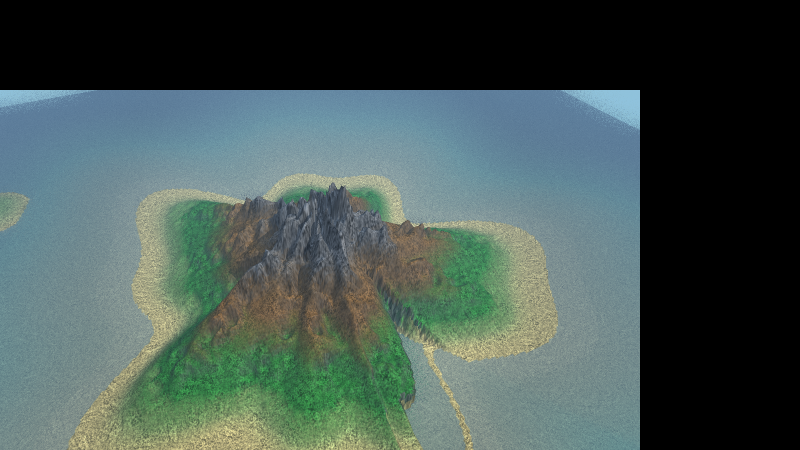
#> input picture tmp/w3b-evidence/w3b_atmosphere.png, 1600 x 900 px (shown at 1/2 size); the run also reads 2 pictures not shown here
$ python diff_regions.py
#> lines starting #> are read from the running program, lines starting #| are printed output that depends on the picture; after the words box and inside, x2 and y2 are one past the last pixel; in counts of white or black regions, pixels touching at a corner belong together
from PIL import Image
import numpy as np

def load(p):
#> called with p = 'w3b_atmosphere.png'
    return np.asarray(Image.open(p).convert('RGB')).astype(np.int16)

# ATMOSPHERE region analysis
A=load("w3b_atmosphere.png"); B=load("w4c_atmosphere.png")
d=np.abs(A-B).sum(axis=2)
# content area y ~180..899, x 0..1279
# island center approx x 300..1000, y 300..820 (from images)
isl_sl=slice(300,820); isl_sr=slice(300,1000)
isl=d[isl_sl,isl_sr]
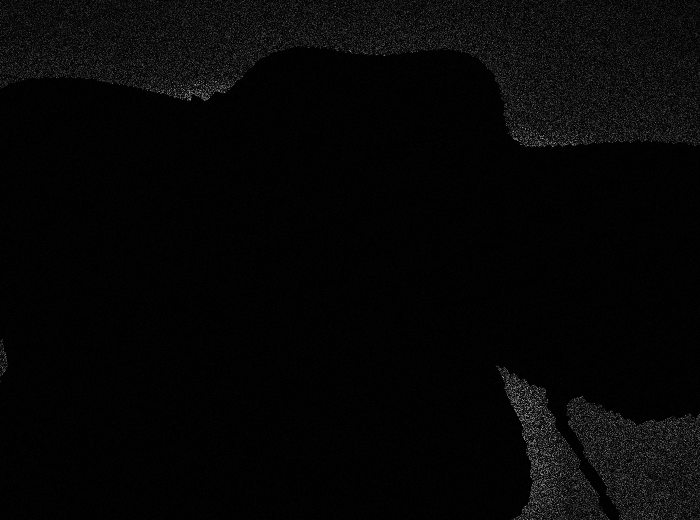
#> isl: shape (520, 700) int64; min 0, max 181, mean 6.1
# water band left x 0..250
wtr=d[180:899,0:250]
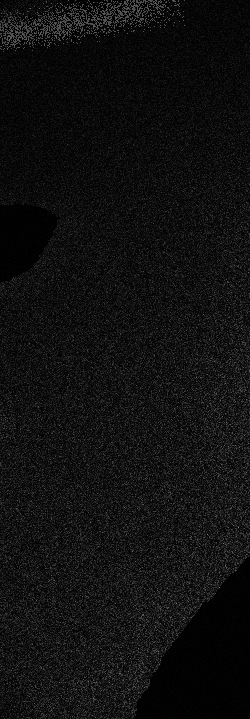
#> wtr: shape (719, 250) int64; min 0, max 126, mean 16.4
print("ATMO island-region: px=%d, >30 count=%d (%.4f%%), max=%d, mean=%.3f"%(
    isl.size,(isl>30).sum(),100*(isl>30).mean(),isl.max(),isl.mean()))
#| ATMO island-region: px=364000, >30 count=20200 (5.5495%), max=181, mean=6.142
print("ATMO water-left   : px=%d, >30 count=%d (%.4f%%), max=%d, mean=%.3f"%(
    wtr.size,(wtr>30).sum(),100*(wtr>30).mean(),wtr.max(),wtr.mean()))
#| ATMO water-left   : px=179750, >30 count=28413 (15.8070%), max=126, mean=16.421
# Identify if any big diff overlaps island silhouette: make mask of B being green/brown(terrain)
# instead check structural: are there any CONTIGUOUS blobs (not grain) in island?
big=(d>30)
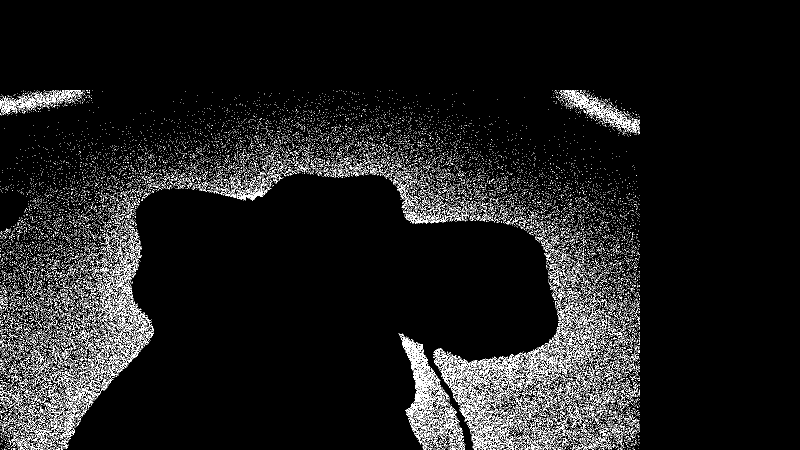
#> big: shape (900, 1600) bool (shown at 1/2 size); 6.4% white in thin lines or dots, all inside (x1, y1, x2, y2) = (0, 180, 1280, 900)
# erosion to find solid blobs (water grain won't survive erosion)
from scipy import ndimage
er=ndimage.binary_erosion(big,iterations=3)
#> er: shape (900, 1600) bool; every value is 0
print("ATMO big blobs surviving 3-erosion (solid/structural):", int(er.sum()), "px")
#| ATMO big blobs surviving 3-erosion (solid/structural): 0 px

# BLACKSMITH object region
A=load("w3b_final_blacksmith.png"); B=load("w4c_blacksmith.png")
#> call 3 of load, with p = 'w3b_final_blacksmith.png'
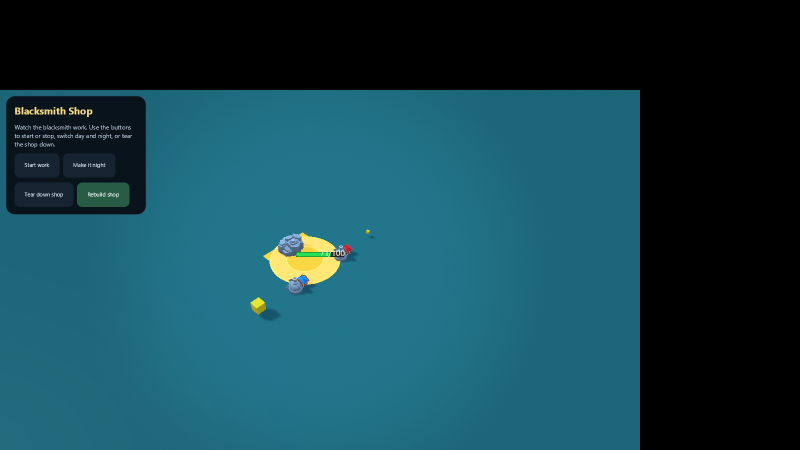
#> input picture tmp/w3b-evidence/w3b_final_blacksmith.png, 1600 x 900 px (shown at 1/2 size)
d=np.abs(A-B).sum(axis=2)
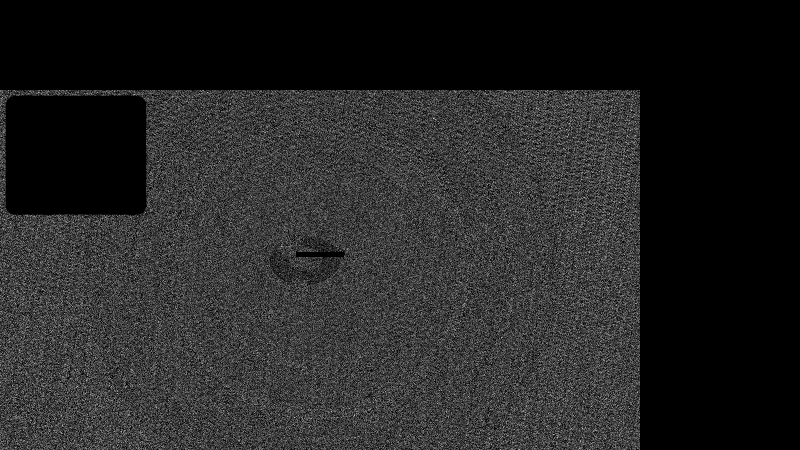
#> d: shape (900, 1600) int64 (shown at 1/2 size); min 0, max 6, mean 0.888; drawn with min black and max white
# object cluster around x 500..800 y 400..600
obj=d[400:620,480:820]
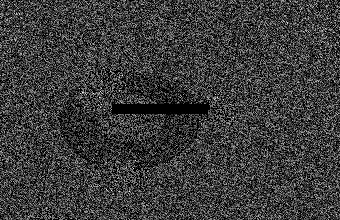
#> obj: shape (220, 340) int64; min 0, max 6, mean 1.4; drawn with min black and max white
print("BS object-region: px=%d, max=%d, mean=%.3f, >6 count=%d"%(
    obj.size,obj.max(),obj.mean(),(obj>6).sum()))
#| BS object-region: px=74800, max=6, mean=1.403, >6 count=0
# water remote region far right
bsr=d[300:700,1000:1200]
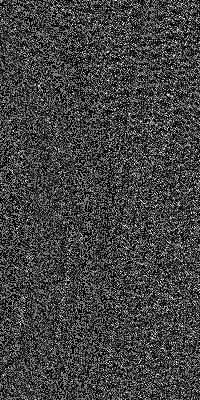
#> bsr: shape (400, 200) int64; min 0, max 6, mean 1.52; drawn with min black and max white
print("BS water-region : max=%d, mean=%.3f, >6 count=%d"%(bsr.max(),bsr.mean(),(bsr>6).sum()))
#| BS water-region : max=6, mean=1.518, >6 count=0
